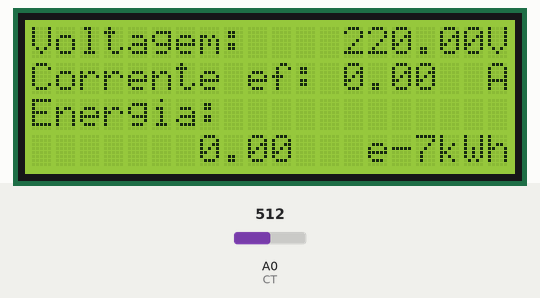
Bench run of a sketch on a simulated Arduino Uno, built with avr-gcc and run on an emulated ATmega328P. On the bench: 20×4 character LCD. The test bench sets the inputs (shaded band); at power-on: A0 (CT) = 512.

Above: at 1.2 s.
1.3 s: A0 (CT) set to 840
At 2.5 s:
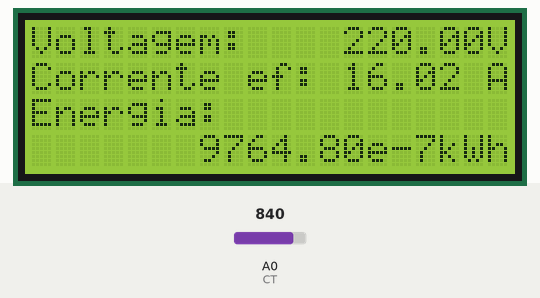
3.5 s: A0 (CT) set to 860
At 5.2 s:
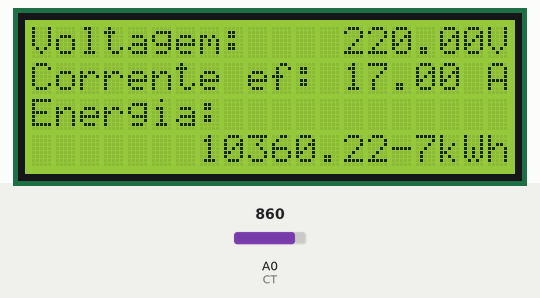
5.5 s: A0 (CT) set to 900
At 7.2 s:
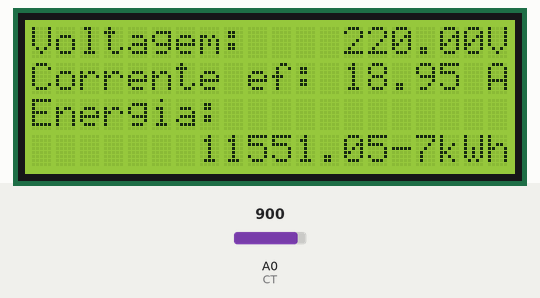
Timing chart, 0 to 8.7 s (numbered marks = the images above; inputs shaded):
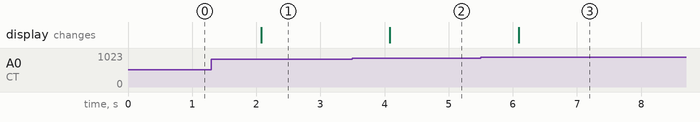

Measured:
- the behaviour switches between 847 and 848 on A0 (CT) (found by bisection; images 1 and 2)
- after the input at 1.3 s, the display: changes after 0.78 s (image 1)
- after the input at 3.5 s, the display: changes after 0.58 s (image 2)
- after the input at 5.5 s, the display: changes after 0.59 s (image 3)

The sketch:

project220.ino
```cpp
#include <LiquidCrystal.h>
#include <math.h>

LiquidCrystal lcd(12, 11, 5, 4, 3, 2);
const int CT = A0;
double corrente;
double medido;
double energia;
double fonte = 220;
double offsv = 2.5;
double sensi = 0.9995;
double ardvoltagem;

void setup() {
  lcd.begin(20, 4);
  constantes();
}

void loop() {
  calculaCorrente();
  lcd.setCursor(13,1);
  lcd.print(corrente);

  calculaEnergia();

  lcd.setCursor(7,3);
  lcd.print(energia);

  delay(1000);
}

void constantes(){

  lcd.setCursor(0,0);
  lcd.print("Voltagem: ");
  lcd.setCursor(13,0);
  lcd.print(fonte);
  lcd.setCursor(0,1);
  lcd.print("Corrente ef: ");
  lcd.setCursor(0,2);
  lcd.print("Energia: ");

  lcd.setCursor(19,0);
  lcd.print("V");
  lcd.setCursor(19,1);
  lcd.print("A");
  lcd.setCursor(14,3);
  lcd.print("e-7kWh");
}

void calculaCorrente(){

  medido = analogRead(CT);
  ardvoltagem = (medido*5.0)/1024.0;

  corrente = (10.0*(ardvoltagem - offsv)/sensi);
}

void calculaEnergia(){
  energia = abs(fonte*corrente*2.77);
}
```
